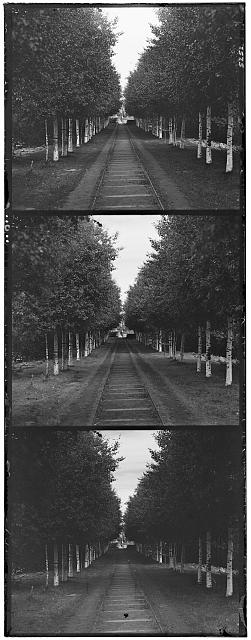
#> input picture lab2/imatges/petites/imatge1.jpg, 251 x 640 px; its folder holds only this picture in this run
$ python lab2.py
#> lines starting #> are read from the running program, lines starting #| are printed output that depends on the picture
# %%%%%%%%%%%%%%%%%%%%%%%%%%%%%%%%%%%%%%%%%%%%%%%%%%%%%%%%%%%%%%%%%%%%%%
# %%%                              VC                                %%%
# %%%                             Lab 2                              %%%
# %%%%%%%%%%%%%%%%%%%%%%%%%%%%%%%%%%%%%%%%%%%%%%%%%%%%%%%%%%%%%%%%%%%%%%
import os
# Hello! Welcome to the computer vision LAB.
import itertools
import time

import cv2
import numpy as np
from scipy import signal
from scipy import ndimage
import skimage
from scipy.signal import fftconvolve
from skimage import io
from PIL import ImageChops
from matplotlib import pyplot as plt


def splitImagen(image):
    # TODO. SEPARO LA IMAGEN EN TRES COMPONENTES
    height, width = image.shape
    tercera_parte = height // 3  # Si le pongo los dos divisores lo que hago es que pille el int entero y no el float
    B = image[:tercera_parte, :]
    G = image[tercera_parte:tercera_parte * 2, :]
    R = image[tercera_parte * 2:, :]

    # TODO. REESTRUCTURO LAS IMAGENES PARA QUE TODAS TENGAN EL MISMO TAMAÑO PARA CUANDO LAS TENGA QUE FUSIONAR
    height1, width1 = R.shape
    height2, width2 = G.shape
    height3, width3 = B.shape

    height_img = min(height1, height2, height3)
    R = R[-height_img:, :]
    G = G[-height_img:, :]
    B = B[-height_img:, :]

    # TODO. RECORTO UN PORCENTAJE LOS BORDES DE LA IMAGEN PARA EVITAR PROBLEMAS
    rec_height = int(height_img * 0.1)
    rec_width = int(width1 * 0.1)
    R = R[rec_height:-rec_height, rec_width:-rec_width]
    G = G[rec_height:-rec_height, rec_width:-rec_width]
    B = B[rec_height:-rec_height, rec_width:-rec_width]

    return R, G, B


def moveImage(image, center, movement):
    # TODO. CALCULO EL MOVIMIENTO A REALIZAR
    shift = [movement[0] - center.shape[0] // 2, movement[1] - center.shape[1] // 2] # Calculamos el movimiento a realizar

    # TODO. MUEVO CADA MATRIZ A LA POSICIÓN QUE LE TOQUE
    M = np.float32([[1, 0, shift[0]], [0, 1, shift[1]]]) # Matriz de translación
    return cv2.warpAffine(image, M, (width_fin, height_fin)) # Devolvemos la imagen movida


def correlacion_cruzada(matriz1, matriz2): # La correlación debería ser lo mismo que la convolución con la máscara rotada 180 grados pero la función correlate2d() ya se encarga de ello
    # Calcular la correlación cruzada
    corr = signal.correlate2d(matriz2, matriz1, mode='same') # Tienen que ser al revés en G se usa R como máscara
    # plt.imshow(corr)
    # plt.show()
    # conv = signal.convolve2d(matriz2, np.flip(np.flip(matriz1, 0), 1))
    # Encontrar todos los valores máximos
    max_vals = np.where(corr == np.max(corr))
    # max_vals_conv = np.where(conv == np.max(conv))

    # Encontrar la posición más cercana al centro de la matriz
    centro = np.array(matriz1.shape) // 2   # 80 95
    distancias = [np.sqrt((i - centro[0]) ** 2 + (j - centro[1]) ** 2) for i, j in zip(max_vals[0], max_vals[1])]
    # distancias2 = [np.sqrt((i - centro[0]) ** 2 + (j - centro[1]) ** 2) for i, j in zip(max_vals_conv[0], max_vals_conv[1])]
    idx_max = np.argmin(distancias)
    # idx_max2 = np.argmin(distancias2)
    max_pos = (max_vals[0][idx_max], max_vals[1][idx_max])
    # max_pos2 = (max_vals_conv[0][idx_max2], max_vals_conv[1][idx_max2])

    return max_pos


def normxcorr2(image, template, mode="full"):
    template = template - np.mean(template)
    image = image - np.mean(image)

    a1 = np.ones(template.shape)
    # Para hacer la correlación paso a paso debemos hacer la convolución pero rotando la máscara primero de izquierda a derecha u luego de arriba a abajo
    # Y después de esta rotación hacer la convolución
    ar = np.flipud(np.fliplr(template))
    out = fftconvolve(image, ar.conj(), mode=mode)

    image = fftconvolve(np.square(image), a1, mode=mode) - \
            np.square(fftconvolve(image, a1, mode=mode)) / (np.prod(template.shape))

    # Remove small machine precision errors after subtraction
    image[np.where(image < 0)] = 0

    template = np.sum(np.square(template))
    out = out / np.sqrt(image * template)

    # Remove any divisions by 0 or very close to 0
    out[np.where(np.logical_not(np.isfinite(out)))] = 0

    """fig = plt.figure()
    ax = fig.add_subplot(111, projection='3d')
    # Crea las coordenadas X e Y para la matriz
    x, y = np.meshgrid(np.arange(out.shape[0]), np.arange(out.shape[1]))
    # Aplana la matriz y convierte los valores en una lista
    z = out.flatten()
    # Crea una barra de color para los valores de la matriz
    colores = plt.cm.jet(z / np.amax(z))
    # Dibuja la matriz en 3D
    ax.bar3d(x.ravel(), y.ravel(), np.zeros_like(z), 1, 1, z, color=colores)
    # Configura los límites de los ejes
    ax.set_xlim(0, out.shape[0])
    ax.set_ylim(0, out.shape[1])
    ax.set_zlim(0, np.amax(z))
    # Muestra la figura
    path = './outputs/zz-02_Correlacio_Norm.png'
    plt.savefig(path)"""

    max_vals = np.where(out == np.max(out))
    out = []
    out.append(max_vals[0][0] // 2)
    out.append(max_vals[1][0] // 2)

    return out


def fourier_transform(máscara, imagen): # En Fourier una convolución o correlación tenemos que transformar las señales a fourier, multiplicarlas y seguidamente hacer la trnsformada inversa
    # Calcular la correlación cruzada
    fft_mask = np.fft.fft2(máscara)
    fft_image = np.fft.fft2(imagen)
    fft_conjunto = fft_image * np.conj(fft_mask)
    fft_conjunto = np.fft.fftshift(np.fft.ifft2(fft_conjunto))
    # plt.figure('FFT')
    """fft = np.abs(np.fft.ifft2(fft_image * np.conj(fft_mask)))
    fig = plt.figure()
    ax = fig.add_subplot(111, projection='3d')
    # Crea las coordenadas X e Y para la matriz
    x, y = np.meshgrid(np.arange(fft.shape[0]), np.arange(fft.shape[1]))
    # Aplana la matriz y convierte los valores en una lista
    z = fft.flatten()
    # Crea una barra de color para los valores de la matriz
    colores = plt.cm.jet(z / np.amax(z))
    # Dibuja la matriz en 3D
    ax.bar3d(x.ravel(), y.ravel(), np.zeros_like(z), 1, 1, z, color=colores)
    # Configura los límites de los ejes
    ax.set_xlim(0, fft.shape[0])
    ax.set_ylim(0, fft.shape[1])
    ax.set_zlim(0, np.amax(z))
    # Muestra la figura
    path = './outputs/zz-03_FFT.png'
    plt.savefig(path)"""
    # plt.imshow(fft)
    # plt.show()
    shape = np.unravel_index(np.argmax(fft_conjunto), fft_conjunto.shape)


    return shape


def fourier_norm(máscara, imagen): # En Fourier una convolución o correlación tenemos que transformar las señales a fourier, multiplicarlas y seguidamente hacer la trnsformada inversa
    # Calcular la correlación cruzada
    fft_mask = np.fft.fft2(máscara)
    fft_mask = fft_mask/abs(fft_mask)
    fft_image = np.fft.fft2(imagen)
    fft_image = fft_image / abs(fft_image)
    fft_conjunto = fft_image * np.conj(fft_mask)
    fft_conjunto = np.fft.fftshift(np.fft.ifft2(fft_conjunto))
    # plt.figure('FFT')
    """fft = np.abs(np.fft.ifft2(fft_image * np.conj(fft_mask)))
    fig = plt.figure()
    ax = fig.add_subplot(111, projection='3d')
    # Crea las coordenadas X e Y para la matriz
    x, y = np.meshgrid(np.arange(fft.shape[0]), np.arange(fft.shape[1]))
    # Aplana la matriz y convierte los valores en una lista
    z = fft.flatten()
    # Crea una barra de color para los valores de la matriz
    colores = plt.cm.jet(z / np.amax(z))
    # Dibuja la matriz en 3D
    ax.bar3d(x.ravel(), y.ravel(), np.zeros_like(z), 1, 1, z, color=colores)
    # Configura los límites de los ejes
    ax.set_xlim(0, fft.shape[0])
    ax.set_ylim(0, fft.shape[1])
    ax.set_zlim(0, np.amax(z))
    # Muestra la figura
    path = './outputs/zz-04_FFT_NORM.png'
    plt.savefig(path)"""
    # plt.imshow(fft)
    # plt.show()
    shape = np.unravel_index(np.argmax(fft_conjunto), fft_conjunto.shape)

    return shape


## PROBLEM 1  --------------------------------------------------
# TODO LEER LAS IMAGENES DE LA CARPETA
files = os.listdir('./imatges/petites') # Puede ser ./imatges/petites o ./imatges/grans

# TODO. CARGAMOS UNA PRIMERA IMAGEN PARA HACER TODAS LAS PRUEBAS
i = 1
for imagen in files:
    path = './imatges/petites/' + imagen
    image = skimage.io.imread(path, as_gray=False)
#> image is the input picture: shape (640, 251); min 0, max 255, mean 81.2
    image = image.astype(np.float32)/255
    # image = skimage.io.imread('peppers.png', as_gray=False)
    start_time = time.time()
    R, G, B = splitImagen(image)
    end_recort = time.time() - start_time
    print('Tiempo recorte imagen = ', end_recort)

    height_fin, width_fin = R.shape
#> height_fin = 171; width_fin = 201

    # TODO. BUSCO EL PUNTO CON MAYOR CORRELACIÓN EL CUAL ESTÉ MÁS CERCA DEL CENTRO DE LA MATRIZ
    corr_time = time.time()
    corr_rg = correlacion_cruzada(R, G)
#> in correlacion_cruzada, `corr = signal.correlate2d(matriz2, matriz1, mode='same')`:
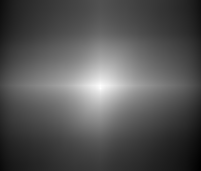
#> corr: shape (171, 201) float32; min 520.1, max 3518.8, mean 1518.2; drawn with min black and max white
#> in correlacion_cruzada, `max_vals = np.where(corr == np.max(corr))`: max_vals = ([88], [100])
#> in correlacion_cruzada, `distancias = [np.sqrt((i - centro[0]) ** 2 + (j - centro[1]) ** 2) for..`: distancias = [3]
#> in correlacion_cruzada, `idx_max = np.argmin(distancias)`: idx_max = 0
#> in correlacion_cruzada, `max_pos = (max_vals[0][idx_max], max_vals[1][idx_max])`: max_pos = (88, 100)
#> corr_rg = (88, 100)
    corr_rb = correlacion_cruzada(R, B)
#> corr_rb = (87, 100)
    corr_time = time.time() - corr_time
    print('Tiempo correlación = ', corr_time)

    corr_norm_time = time.time()
    corr_rg_norm = normxcorr2(R, G)
#> in normxcorr2, `image = fftconvolve(np.square(image), a1, mode=mode) - \ np.square(fft..`:
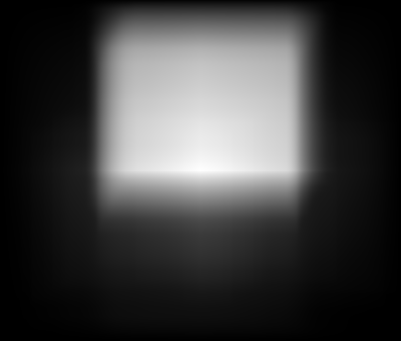
#> image: shape (341, 401) float64; min 0.000937, max 868.3, mean 216; drawn with min black and max white
#> in normxcorr2, `template = np.sum(np.square(template))`: template = 1191.4
#> in normxcorr2, `out = out / np.sqrt(image * template)`:
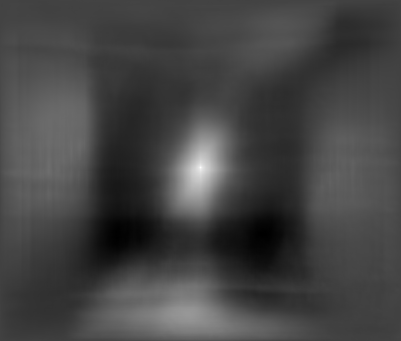
#> out: shape (341, 401) float64; min -0.316, max 0.886, mean 0.00786; drawn with min black and max white
#> in normxcorr2, `max_vals = np.where(out == np.max(out))`: max_vals = ([167], [200])
#> corr_rg_norm = [83, 100]
    corr_rb_norm = normxcorr2(R, B)
#> call 2 of normxcorr2, with mode = 'full'
#> in normxcorr2 (call 2), `ar = np.flipud(np.fliplr(template))`:
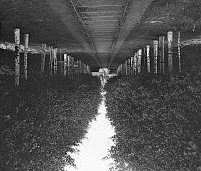
#> ar: shape (171, 201) float32; min -0.316, max 0.684, mean -1.24e-08; drawn with min black and max white
#> in normxcorr2 (call 2), `template = np.sum(np.square(template))`: template = 1240.2
#> in normxcorr2 (call 2), `max_vals = np.where(out == np.max(out))`: max_vals = ([168], [200])
#> corr_rb_norm = [84, 100]
    corr_norm_time = time.time() - corr_norm_time
    print('Tiempo correlación normalizada = ', corr_norm_time)

    fft_time = time.time()
    fft_rg = fourier_transform(R, G)
#> in fourier_transform, `shape = np.unravel_index(np.argmax(fft_conjunto), fft_conjunto.shape)`: shape = (88, 100)
#> fft_rg = (88, 100)
    fft_rb = fourier_transform(R, B)
#> fft_rb = (87, 100)
    fft_time = time.time() - fft_time
    print('Tiempo FFT = ', fft_time)

    fft_norm_time = time.time()
    fft_rg_norm = fourier_transform(R, G)
#> fft_rg_norm = (88, 100)
    fft_rb_norm = fourier_transform(R, B)
#> fft_rb_norm = (87, 100)
    fft_norm_time = time.time() - fft_norm_time
    print('Tiempo FFT Norm (Fase) = ', fft_norm_time, '\n')

    # TODO Desplazamos los canales G y B de cada imagen y calculamos cuanto timepo tardan

    # TODO. CORR
    corr_time_recort = time.time()

    g_shifted = moveImage(G, R, corr_rg)
#> in moveImage, `shift = [movement[0] - center.shape[0] // 2, movement[1] - center.shap..`: shift = [3, 0]
#> in moveImage, `M = np.float32([[1, 0, shift[0]], [0, 1, shift[1]]])`: M = [[1, 0, 3], [0, 1, 0]]
    b_shifted = moveImage(B, R, corr_rb)

    corr_time_recort = time.time() - corr_time_recort
    print('Tiempo mover correlación = ', corr_time_recort)

    # TODO. CORR NORM
    corr_norm_time_recort = time.time()

    g_shifted_norm = moveImage(G, R, corr_rg_norm)
#> in moveImage (call 3), `shift = [movement[0] - center.shape[0] // 2, movement[1] - center.shap..`: shift = [-2, 0]
#> in moveImage (call 3), `M = np.float32([[1, 0, shift[0]], [0, 1, shift[1]]])`: M = [[1, 0, -2], [0, 1, 0]]
#> in moveImage (call 3), `return cv2.warpAffine(image, M, (width_fin, height_fin))`:
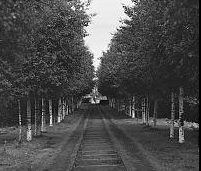
#> returned value: shape (171, 201) float32; min 0, max 1, mean 0.292
    b_shifted_norm = moveImage(B, R, corr_rb_norm)
#> in moveImage (call 4), `shift = [movement[0] - center.shape[0] // 2, movement[1] - center.shap..`: shift = [-1, 0]
#> in moveImage (call 4), `M = np.float32([[1, 0, shift[0]], [0, 1, shift[1]]])`: M = [[1, 0, -1], [0, 1, 0]]
#> in moveImage (call 4), `return cv2.warpAffine(image, M, (width_fin, height_fin))`:
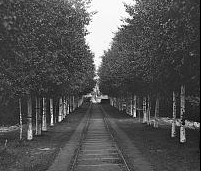
#> returned value: shape (171, 201) float32; min 0, max 1, mean 0.315

    corr_norm_time_recort = time.time() - corr_norm_time_recort
    print('Tiempo mover correlación normalizada = ', corr_norm_time_recort)

    # TODO. FFT
    fft_time_recort = time.time()

    g_shifted_fft = moveImage(G, R, fft_rg)
    b_shifted_fft = moveImage(B, R, fft_rb)

    fft_time_recort = time.time() - fft_time_recort
    print('Tiempo mover FFT = ', fft_time_recort)

    # TODO. FFT NORM
    fft_norm_time_recort = time.time()

    g_shifted_fft_norm = moveImage(G, R, fft_rg_norm)
    b_shifted_fft_norm = moveImage(B, R, corr_rb_norm)

    fft_norm_time_recort = time.time() - fft_norm_time_recort
    print('Tiempo mover FFT normalizada (Fase) = ', fft_norm_time_recort)

    # [9 lines of commented-out code are left out]
    time_save = time.time()

    plt.figure('Inicial')
    rgb_img = np.dstack((R, G, B))
    path = './outputs/ ' + str(i) +'_01_inicial_color.png'
    plt.imshow(rgb_img)
    plt.imsave(path, rgb_img)

    plt.figure('Correlació')
    rgb_corr = np.dstack((R, g_shifted, b_shifted))
    path = './outputs/ ' + str(i) +'_02__correlacio_color.png'
    plt.imshow(rgb_corr)
    plt.imsave(path, rgb_corr)

    plt.figure('Correlació Normalitzada')
    rgb_corr_norm = np.dstack((R, g_shifted_norm, b_shifted_norm))
    path = './outputs/ ' + str(i) +'_03__correlacio_norm_color.png'
    plt.imshow(rgb_corr_norm)
    plt.imsave(path, rgb_corr_norm)

    plt.figure('Transformada Fourier')
    rgb_fft = np.dstack((R, g_shifted_fft, b_shifted_fft))
    path = './outputs/ ' + str(i) +'_04__fft_color.png'
    plt.imshow(rgb_fft)
    plt.imsave(path, rgb_fft)

    plt.figure('Transformada Fourier Normalitzada')
    rgb_fft_norm = np.dstack((R, g_shifted_fft_norm, b_shifted_fft_norm))
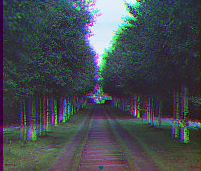
#> rgb_fft_norm: shape (171, 201, 3) float32; mean of channels 0, 1, 2 0.268, 0.292, 0.315; drawn as R, G, B
    path = './outputs/ ' + str(i) +'_05__fft_norm_color.png'
    plt.imshow(rgb_fft_norm)
    plt.imsave(path, rgb_fft_norm)

    time_save = time.time() - time_save
    print('Tiempo para guardar las cuatro imágenes nuevas de ', imagen, ' = ', time_save)
    #plt.show()
    i += 1
    break

    # TODO TEST
    """matriz = np.random.randint(0, 255, size=(height_fin, width_fin))

    # Crear dos copias de la matriz original
    matriz_movimiento1 = np.copy(matriz)
    matriz_movimiento2 = np.copy(matriz)

    # Aplicar un movimiento de 2 a la derecha y 3 hacia abajo a la primera matriz
    matriz_movimiento1 = np.roll(matriz_movimiento1, shift=3, axis=1)
    matriz_movimiento1 = np.roll(matriz_movimiento1, shift=5, axis=0)

    # Aplicar un movimiento de 5 a la izquierda y 1 hacia arriba a la segunda matriz
    matriz_movimiento2 = np.roll(matriz_movimiento2, shift=-5, axis=1)
    matriz_movimiento2 = np.roll(matriz_movimiento2, shift=-1, axis=0)

    # Recortar 5 píxeles de cada borde de las tres matrices
    matriz_recortada = matriz[5:-5, 5:-5]
    matriz_movimiento1_recortada = matriz_movimiento1[5:-5, 5:-5]
    matriz_movimiento2_recortada = matriz_movimiento2[5:-5, 5:-5]

    corr_rg = correlacion_cruzada(matriz_recortada, matriz_movimiento1_recortada)

    corr_rb = correlacion_cruzada(matriz_recortada, matriz_movimiento2_recortada)

    # TODO. MUEVO CADA MATRIZ A LA POSICIÓN QUE LE TOQUE

    # Calculamos cuánto tenemos que desplazar los canales G y B Im1 -> (85, 100)
    shift_g = [corr_rg[0] - matriz_recortada.shape[0] // 2, corr_rg[1] - matriz_recortada.shape[1] // 2]
    shift_b = [corr_rb[1] - matriz_recortada.shape[1] // 2, corr_rb[0] - matriz_recortada.shape[0] // 2] # INVERITDO

    corr_rg_norm = normxcorr2(matriz_recortada, matriz_movimiento1_recortada)
    corr_rb_norm = normxcorr2(matriz_recortada, matriz_movimiento2_recortada)

    # TODO. MUEVO CADA MATRIZ A LA POSICIÓN QUE LE TOQUE

    # Calculamos cuánto tenemos que desplazar los canales G y B Im1 -> (85, 100)
    shift_g_norm = [corr_rg_norm[0] - matriz_recortada.shape[0] // 2, corr_rg_norm[1] - matriz_recortada.shape[1] // 2]
    shift_b_norm = [corr_rb_norm[0] - matriz_recortada.shape[0] // 2, corr_rb_norm[1] - matriz_recortada.shape[1] // 2]

    height_fina, width_fina = matriz_movimiento1_recortada.shape
    M = np.float32([[1, 0, (shift_g[0])], [0, 1, (shift_g[1])]])
    plt.figure('g_s')
    g_shifted = cv2.warpAffine(G, M, (width_fin, height_fin))
    plt.imshow(g_shifted)
    plt.show()
    M = np.float32([[1, 0, (shift_b[0])], [0, 1, (shift_b[1])]])
    b_shifted = cv2.warpAffine(matriz_movimiento2_recortada, M, (width_fina, height_fina))
    plt.figure('Correlació')
    rgb_new = np.dstack((matriz_recortada, g_shifted, b_shifted))
    plt.imshow(rgb_new)
    plt.show()"""

$ run again, on lab2/imatges/petites/imatge5.jpg
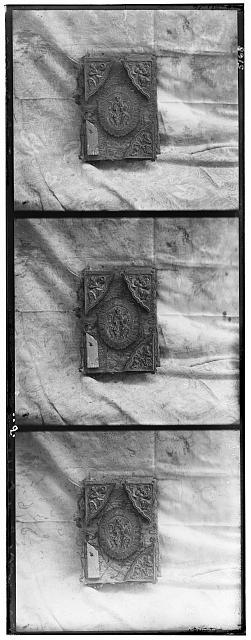
#> input picture lab2/imatges/petites/imatge5.jpg, 251 x 640 px
#> image is the input picture: shape (640, 251); min 0, max 255, mean 150.6
#> in correlacion_cruzada, `max_vals = np.where(corr == np.max(corr))`: max_vals = ([85], [100])
#> distancias = [0]
#> idx_max = 0
#> max_pos = (85, 100)
#> in normxcorr2, `template = np.sum(np.square(template))`: template = 1512.3
#> in normxcorr2, `max_vals = np.where(out == np.max(out))`: max_vals = ([166], [201])
#> corr_rg_norm = [83, 100]
#> shape = (89, 99)
#> shift = [0, 0]
#> M = [[1, 0, 0], [0, 1, 0]]
#> in moveImage (call 6), `return cv2.warpAffine(image, M, (width_fin, height_fin))`:
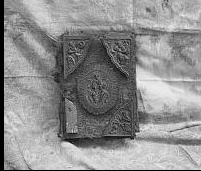
#> returned value: shape (171, 201) float32; min 0, max 0.929, mean 0.559
#> `rgb_fft_norm = np.dstack((R, g_shifted_fft_norm, b_shifted_fft_norm))`:
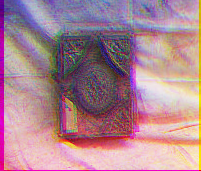
#> rgb_fft_norm: shape (171, 201, 3) float32; mean of channels 0, 1, 2 0.677, 0.525, 0.57; drawn as R, G, B

$ run again, on lab2/imatges/petites/imatge2.jpg
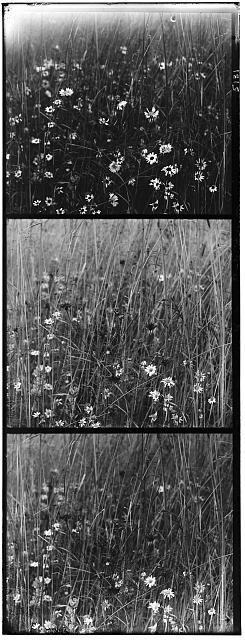
#> input picture lab2/imatges/petites/imatge2.jpg, 245 x 640 px
#> image is the input picture: shape (640, 245); min 0, max 255, mean 88.1
#> in correlacion_cruzada, `max_vals = np.where(corr == np.max(corr))`: max_vals = ([88], [98])
#> distancias = [3]
#> idx_max = 0
#> max_pos = (88, 98)
#> corr_rb = (89, 99)
#> in normxcorr2, `template = np.sum(np.square(template))`: template = 1079.2
#> in normxcorr2, `max_vals = np.where(out == np.max(out))`: max_vals = ([167], [196])
#> corr_rg_norm = [83, 98]
#> corr_rb_norm = [83, 97]
#> shape = (88, 98)
#> fft_rb = (89, 99)
#> fft_rg_norm = (88, 98)
#> fft_rb_norm = (89, 99)
#> shift = [3, 0]
#> M = [[1, 0, 3], [0, 1, 0]]
#> shift = [-2, -1]
#> M = [[1, 0, -2], [0, 1, -1]]
#> in moveImage (call 4), `return cv2.warpAffine(image, M, (width_fin, height_fin))`:
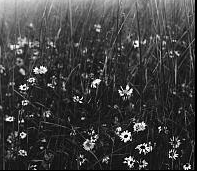
#> returned value: shape (171, 197) float32; min 0, max 1, mean 0.246
#> `rgb_fft_norm = np.dstack((R, g_shifted_fft_norm, b_shifted_fft_norm))`:
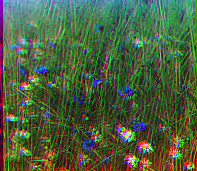
#> rgb_fft_norm: shape (171, 197, 3) float32; mean of channels 0, 1, 2 0.297, 0.378, 0.246; drawn as R, G, B

$ run again, on lab2/imatges/petites/imatge3.jpg
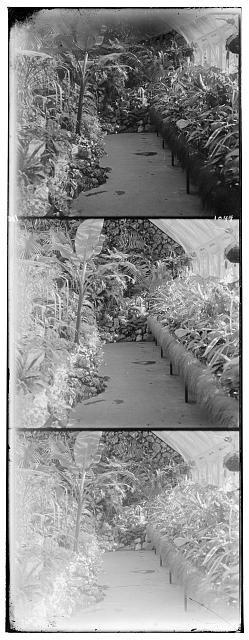
#> input picture lab2/imatges/petites/imatge3.jpg, 249 x 640 px
#> image is the input picture: shape (640, 249); min 0, max 255, mean 146.7
#> in correlacion_cruzada, `max_vals = np.where(corr == np.max(corr))`: max_vals = ([85], [100])
#> distancias = [0]
#> idx_max = 0
#> max_pos = (85, 100)
#> in normxcorr2, `template = np.sum(np.square(template))`: template = 1114.5
#> in normxcorr2, `max_vals = np.where(out == np.max(out))`: max_vals = ([165], [199])
#> corr_rg_norm = [82, 99]
#> corr_rb_norm = [80, 99]
#> shape = (90, 101)
#> fft_rb = (94, 102)
#> fft_rg_norm = (90, 101)
#> fft_rb_norm = (94, 102)
#> shift = [0, 0]
#> M = [[1, 0, 0], [0, 1, 0]]
#> `rgb_fft_norm = np.dstack((R, g_shifted_fft_norm, b_shifted_fft_norm))`:
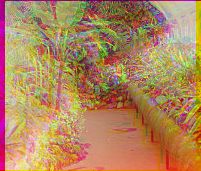
#> rgb_fft_norm: shape (171, 201, 3) float32; mean of channels 0, 1, 2 0.692, 0.527, 0.363; drawn as R, G, B
